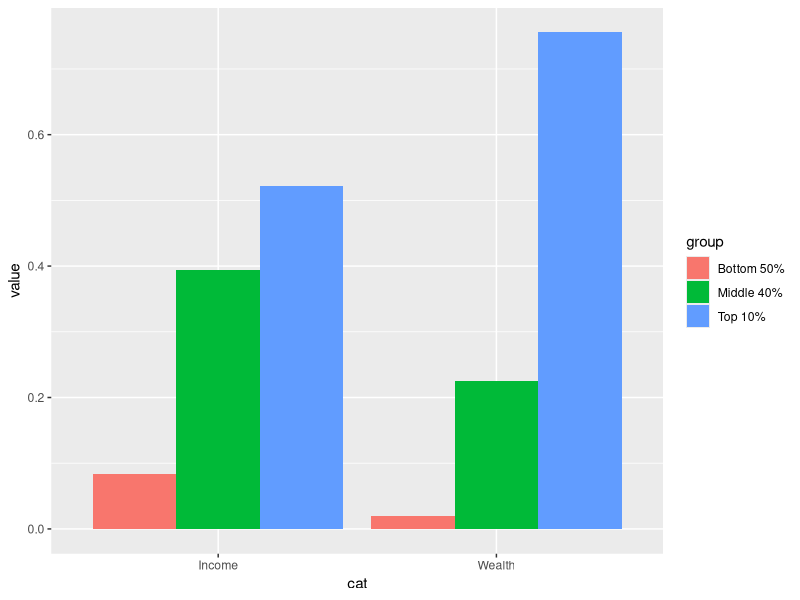

This chart was generated by the following R code: (Note: this script raises an error after producing the figure.)
## ---- chunk 1
library(tidyverse)
library(readxl)
## ---- chunk 2
excel_sheets("./data/WIR2022s.xlsx")
## ---- chunk 3
df_f1 <- read_excel("./data/WIR2022s.xlsx", sheet = "data-F1")
df_f1
## ---- chunk 4
df_f1_rev <- df_f1 %>% select(cat = ...1, 2:4) %>%
  pivot_longer(2:4, names_to = "group", values_to = "value")
df_f1_rev
## ---- chunk 5
df_f1_rev %>%
  ggplot(aes(x = cat, y = value, fill = group)) +
  geom_col(position = "dodge")
## ---- chunk 6
knitr::include_graphics("./data/tidy-1.png")
## ---- chunk 7
df_f1
## ---- chunk 8
(df_f1_rev <- df_f1 %>% pivot_longer(-1, names_to = "group", values_to = "value"))
## ---- chunk 9
df_f1_rev %>% 
  ggplot(aes(x = ...1, y = value, fill = group)) +
  geom_col(position = "dodge")
## ---- chunk 10
df_f1_rev %>% filter(group != "Top 1%") %>%
  ggplot() +
  geom_col(aes(x = ...1, y = value, fill = group), position = "dodge") +
  geom_text(aes(x = ...1, y = value, group = group, 
            label = scales::label_percent(accuracy=1)(value)), 
            position = position_dodge(width = 0.9)) + 
  scale_y_continuous(labels = scales::percent_format(accuracy = 1)) +
  labs(title = "Figure 1. Global income and wealth inequality, 2021",
       x = "", y = "Share of total income or wealth", fill = "")
## ---- chunk 11
df_f2 <- read_excel("./data/WIR2022s.xlsx", sheet = "data-F2")
df_f2
## ---- chunk 12
df_f2 %>% pivot_longer(cols = 3:5, names_to = "group", values_to = "value")
## ---- chunk 13
df_f2 %>% pivot_longer(cols = 3:5, names_to = "group", values_to = "value") %>%
  ggplot(aes(x = iso, y = value, fill = group)) +
  geom_col(position = "dodge")
## ---- chunk 14
df_f2 %>% pivot_longer(cols = 3:5, names_to = "group", values_to = "value")
## ---- chunk 15
df_f3 <- read_excel("./data/WIR2022s.xlsx", sheet = "data-F3")
df_f3
## ---- chunk 16
knitr::include_graphics("./data/F3.png")
## ---- chunk 17
df_f3$T10B50 %>% summary()
## ---- chunk 18
df_f3 %>% ggplot() + geom_histogram(aes(T10B50))
## ---- chunk 19
df_f3 %>% arrange(desc(T10B50))
## ---- chunk 20
df_f3 %>% 
  mutate(`Top 10 Bottom 50 Ratio` = cut(T10B50,breaks = c(5, 12, 13, 16, 19,140), 
                                        include.lowest = FALSE)) 
## ---- chunk 21
world_map <- map_data("world")
df_f3 %>% mutate(`Top 10 Bottom 50 Ratio` = cut(T10B50,breaks = c(5, 12, 13, 16, 19,140), 
                                        include.lowest = FALSE)) %>%
  ggplot(aes(map_id = Country)) + 
  geom_map(aes(fill = `Top 10 Bottom 50 Ratio`), map = world_map) + 
  expand_limits(x = world_map$long, y = world_map$lat)
## ---- chunk 22
world_map_wir <- world_map
world_map_wir$region[
  world_map_wir$region=="Democratic Republic of the Congo"]<-"DR Congo"
world_map_wir$region[world_map_wir$region=="Republic of Congo"]<-"Congo"
world_map_wir$region[world_map_wir$region=="Ivory Coast"]<-"Cote dIvoire"
world_map_wir$region[world_map_wir$region=="Vietnam"]<-"Viet Nam"
world_map_wir$region[world_map_wir$region=="Russia"]<-"Russian Federation"
world_map_wir$region[world_map_wir$region=="South Korea"]<-"Korea"
world_map_wir$region[world_map_wir$region=="UK"]<-"United Kingdom"
world_map_wir$region[world_map_wir$region=="Brunei"]<-"Brunei Darussalam"
world_map_wir$region[world_map_wir$region=="Laos"]<-"Lao PDR"
world_map_wir$region[world_map_wir$region=="Cote dIvoire"]<-"Cote d'Ivoire"
world_map_wir$region[world_map_wir$region=="Cape Verde"]<- "Cabo Verde"
world_map_wir$region[world_map_wir$region=="Syria"]<- "Syrian Arab Republic"
world_map_wir$region[world_map_wir$region=="Trinidad"]<- "Trinidad and Tobago"
world_map_wir$region[world_map_wir$region=="Tobago"]<- "Trinidad and Tobago"
## ---- chunk 23
df_f3 %>% mutate(`Top 10 Bottom 50 Ratio` = 
    cut(T10B50, breaks = c(5, 12, 13, 16, 19,140), include.lowest = FALSE)) %>%
  ggplot(aes(map_id = Country)) + 
  geom_map(aes(fill = `Top 10 Bottom 50 Ratio`), 
    map = world_map_wir) + 
    expand_limits(x = world_map_wir$long, y = world_map_wir$lat)
## ---- chunk 24
df_f3 %>% mutate(`Top 10 Bottom 50 Ratio` = 
    cut(T10B50,breaks = c(5, 12, 13, 16, 19,140), include.lowest = FALSE)) %>%
  ggplot(aes(map_id = Country)) + geom_map(aes(fill = `Top 10 Bottom 50 Ratio`), 
    map = world_map_wir) + expand_limits(x = world_map_wir$long, y = world_map_wir$lat) + 
  coord_map("orthographic", orientation = c(25, 60, 0))
## ---- chunk 25
df_f3 %>% mutate(`Top 10 Bottom 50 Ratio` = 
  cut(T10B50,breaks = c(5, 12, 13, 16, 19,140), include.lowest = FALSE)) %>%
  ggplot(aes(map_id = Country)) + geom_map(aes(fill = `Top 10 Bottom 50 Ratio`), 
    map = world_map_wir) + expand_limits(x = world_map_wir$long, y = world_map_wir$lat) + 
  coord_map("orthographic", orientation = c(15, -80, 0))
## ---- chunk 26
df_f3 %>% mutate(`Top 10 Bottom 50 Ratio` = 
  cut(T10B50,breaks = c(5, 12, 13, 16, 19,140), include.lowest = FALSE)) %>%
  ggplot(aes(map_id = Country)) + geom_map(aes(fill = `Top 10 Bottom 50 Ratio`), 
    map = world_map_wir) + 
  expand_limits(x = world_map_wir$long, y = world_map_wir$lat)
## ---- chunk 27
df_f3 %>% 
  mutate(`Top 10 Bottom 50 Ratio` = cut(T10B50,breaks = c(5, 12, 13, 16, 19,140), include.lowest = FALSE)) %>%
  ggplot(aes(map_id = Country)) + geom_map(aes(fill = `Top 10 Bottom 50 Ratio`), map = world_map_wir) + expand_limits(x = world_map_wir$long, y = world_map_wir$lat)  + 
  labs(title = "Figure 3. Top 10/Bottom 50 income gaps across the world, 2021",
       x = "", y = "", fill = "Top 10/Bottom 50 ratio") +
  theme(legend.position="bottom", 
        axis.text.x=element_blank(), axis.ticks.x=element_blank(),
        axis.text.y=element_blank(), axis.ticks.y=element_blank()) + 
  scale_fill_brewer(palette='YlOrRd')
## ---- chunk 28
df_f3 %>% anti_join(world_map_wir, by = c("Country" = "region"))
## ---- chunk 29
(df_f5 <- read_excel("./data/WIR2022s.xlsx", sheet = "data-F5"))
## ---- chunk 30
df_f5 %>% ggplot(aes(x = y, y = t10b50)) + geom_line() + geom_smooth(span=0.25, se=FALSE)
## ---- chunk 31
df_f9 <- read_excel("./data/WIR2022s.xlsx", sheet = "data-F9"); df_f9
## ---- chunk 32
df_f9 %>% 
  ggplot(aes(x = p, y = `Wealth growth 1995-2021`)) + geom_smooth(span = 0.30, se = FALSE)
## ---- chunk 33
df_f7 <- read_excel("./data/WIR2022s.xlsx", sheet = "data-F7"); df_f7
## ---- chunk 34
df_f7 %>% 
  pivot_longer(cols = 2:4, names_to = "type", values_to = "value") %>%
  ggplot(aes(x = y, y = value, color = type)) +
  stat_smooth(formula = y~x, method = "loess", span = 0.25, se = FALSE)
## ---- chunk 35
df_f10 <- read_excel("./data/WIR2022s.xlsx", sheet = "data-F10"); df_f10
## ---- chunk 36
df_f10 %>% 
  select(year, "Global Billionaire Wealth" = bn_hhweal, "Top 0.01%" = top0.1_hhweal) %>%
  pivot_longer(!year, names_to = "group",".value", values_to = "value")
## ---- chunk 37
df_f10 %>% 
  select(year, "Global Billionaire Wealth" = bn_hhweal, "Top 0.01%" = top0.1_hhweal) %>%
  pivot_longer(!year, names_to = "group",".value", values_to = "value") %>%
  ggplot() +
  stat_smooth(aes(x = year, y = value, color = group), formula = y~x, method = "loess", span = 0.25, se = FALSE)
## ---- chunk 38
df_f6 <- read_excel("./data/WIR2022s.xlsx", sheet = "data-F6"); df_f6
## ---- chunk 39
df_f6 %>% select(year = "...1", 2:3) %>%
  pivot_longer(cols = 2:3, names_to = "type", values_to = "value") %>%
  mutate(types = factor(type, 
      levels = c("Within-country inequality", "Between-country inequality"))) %>%
  ggplot(aes(x = year, y = value, fill = types)) +
  geom_area() +
  scale_y_continuous(labels = scales::percent_format(accuracy = 1)) +
  scale_x_continuous(breaks = round(seq(1820, 2020, by = 20),1)) + 
  scale_fill_manual(values=rev(scales::hue_pal()(2)), 
      labels = function(x) str_wrap(x, width = 15)) +
  labs(title = "Figure 6. Global income inequality: 
       \nBetween vs. within country inequality (Theil index), 1820-2020",
       x = "", y = "Share of global inequality (% of total Theil index)", fill = "") + 
  annotate("text", x = 1850, y = 0.28, 
      label = stringr::str_wrap("1820: Between country inequality represents 11% 
                                of global inequality", width = 20), size = 3) + 
  annotate("text", x = 1980, y = 0.70, 
      label = stringr::str_wrap("1980: Between country inequality represents 57% 
                                of global inequality", width = 20), size = 3) +
  annotate("text", x = 1990, y = 0.30, 
      label = stringr::str_wrap("2020: Between country inequality represents 32% 
                                of global inequality", width = 20), size = 3)
## ---- chunk 40
df_f11 <- read_excel("./data/WIR2022s.xlsx", sheet = "data-F11"); df_f11
## ---- chunk 41
df_f11 %>% rename(!year, US_bot50 = USbot50, US_top1 = UStop1, 
                  EU_bot50 = EUbot50, EU_top1 = EUtop1) 
## ---- chunk 42
df_f11 %>% 
  rename(!year, US_bot50 = USbot50, US_top1 = UStop1, EU_bot50 = EUbot50, EU_top1 = EUtop1) %>%
  pivot_longer(!year, names_to = c("group",".value"), names_sep = "_")
## ---- chunk 43
df_f11 %>% 
  rename(!year, US_bot50 = USbot50, US_top1 = UStop1, EU_bot50 = EUbot50, EU_top1 = EUtop1) %>%
  pivot_longer(!year, names_to = c("group",".value"), names_sep = "_") %>%
  pivot_longer(3:4, names_to = "type", values_to = "value") 
## ---- chunk 44
df_f11 %>% 
  rename(!year, US_bot50 = USbot50, US_top1 = UStop1, EU_bot50 = EUbot50, EU_top1 = EUtop1) %>%
  pivot_longer(!year, names_to = c("group",".value"), names_sep = "_") %>%
  pivot_longer(3:4, names_to = "type", values_to = "value") %>%
  ggplot() +
  stat_smooth(aes(x = year, y = value, color = group, linetype = type), formula = y ~ x, method = "loess", span = 0.25, se = FALSE) +
  scale_x_continuous(breaks = round(seq(1910, 2020, by = 10),1)) +
  scale_y_continuous(labels = scales::percent_format(accuracy = 1)) +
  labs(title = "Figure 11. Top 1% vs bottom 50% wealth shares \n in Western Europe and the US, 1910-2020", 
       x = "", y = "Share of total personal wealth (%)", color = "", linetype = "") +
  scale_linetype_manual(values = c("dotted","solid")) +
  annotate("text", x = 2000, y = 0.50, label = stringr::str_wrap("Wealth inequality has been rising at different speeds after a historical decline. The bottom 50% has always been extremely low.", width = 30), size = 3)
## ---- chunk 45
df_f8 <- read_excel("./data/WIR2022s.xlsx", sheet = "data-F8"); df_f8
## ---- chunk 46
df_f8 %>% 
  select(year, Germany_public = Germany, Germany_private = 'Germany (private)', 
         Spain_public = Spain, Spain_private = 'Spain (private)', 
         France_public = France, France_private = 'France (private)', 
         UK_public  = UK, UK_private = 'UK (private)', 
         Japan_public = Japan, Japan_private = 'Japan (private)', 
         Norway_public = Norway, Norway_private = 'Norway (private)',
         USA_public = USA, USA_private = 'USA (private)')
## ---- chunk 47
df_f8 %>% 
  select(year, Germany_public = Germany, Germany_private = 'Germany (private)', 
         Spain_public = Spain, Spain_private = 'Spain (private)', 
         France_public = France, France_private = 'France (private)', 
         UK_public  = UK, UK_private = 'UK (private)', 
         Japan_public = Japan, Japan_private = 'Japan (private)', 
         Norway_public = Norway, Norway_private = 'Norway (private)',
         USA_public = USA, USA_private = 'USA (private)') %>%
  pivot_longer(!year, names_to = c("country",".value"), names_sep = "_")
## ---- chunk 48
df_f8 %>% 
  select(year, Germany_public = Germany, Germany_private = 'Germany (private)', 
         Spain_public = Spain, Spain_private = 'Spain (private)', 
         France_public = France, France_private = 'France (private)', 
         UK_public  = UK, UK_private = 'UK (private)', 
         Japan_public = Japan, Japan_private = 'Japan (private)', 
         Norway_public = Norway, Norway_private = 'Norway (private)',
         USA_public = USA, USA_private = 'USA (private)') %>%
  pivot_longer(!year, names_to = c("country",".value"), names_sep = "_") %>%
  pivot_longer(3:4, names_to = "type", values_to = "value") 
## ---- chunk 49
df_f8 %>% 
  select(year, Germany_public = Germany, Germany_private = 'Germany (private)', 
         Spain_public = Spain, Spain_private = 'Spain (private)', 
         France_public = France, France_private = 'France (private)', 
         UK_public  = UK, UK_private = 'UK (private)', 
         Japan_public = Japan, Japan_private = 'Japan (private)', 
         Norway_public = Norway, Norway_private = 'Norway (private)',
         USA_public = USA, USA_private = 'USA (private)') %>%
  pivot_longer(!year, names_to = c("country",".value"), names_sep = "_") %>%
  pivot_longer(3:4, names_to = "type", values_to = "value") %>%
  ggplot() +
  stat_smooth(aes(x = year, y = value, color = country, linetype = type), 
              formula = y~x, method = "loess", span = 0.25, se = FALSE, size=0.75) +
  scale_y_continuous(labels = scales::percent_format(accuracy = 1)) +
  labs(title = "Figure 8. The rise of private versus the decline of public wealth 
       \nin rich countries, 1970-2020", 
       x = "", y = "wealth as as % of national income", color = "", type = "")
## ---- chunk 50
df_f15 <- read_excel("./data/WIR2022s.xlsx", sheet = "data-F15"); df_f15
## ---- chunk 51
df_f15 %>% mutate(region = rep(regionWID[!is.na(regionWID)], each = 3)) %>%
  select(region, group, tcap) %>%
  ggplot(aes(x = region, y = tcap, fill = group)) +
  geom_col(position = "dodge") + 
  scale_x_discrete(labels = function(x) stringr::str_wrap(x, width = 10)) +
  labs(title = "Figure 15 Per capita emissions across the world, 2019", 
       x = "", y = "tonnes of CO2e per person per year", fill = "")
